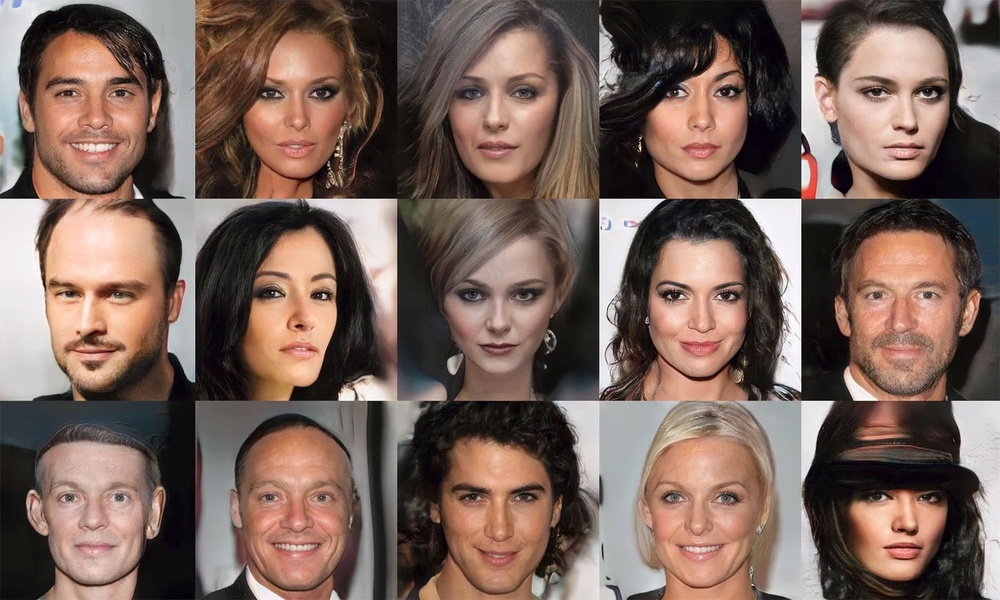
#> input picture lab02/petapixel6.jpg, 1000 x 600 px, shrunk from 1600 x 960 before the run
$ python -i lab02_kaggle.py   (imports and definitions only)
#> lines starting #> are read from the running program, lines starting #| are printed output that depends on the picture; after the words box and inside, x2 and y2 are one past the last pixel; in counts of white or black regions, pixels touching at a corner belong together
import os
import cv2
import urllib.request
import matplotlib.pyplot as plt

# 1. --- Перевірка версії OpenCV ---
# [1 line not run here, left out]

# --- Завантаження файлів з GitHub у робочу директорію Kaggle ---
base_url = "https://raw.githubusercontent.com/YuHryshchenko/zpi-zp41_ai_image_processing_HryshchenkoYuliia_KPI_2026/main/lab02/"

files_to_download = {
    "petapixel6.jpg": "petapixel6.jpg",
    "39837-424360872_medium.mp4": "39837-424360872_medium.mp4",
    "2121-155244120_medium.mp4": "2121-155244120_medium.mp4",
    "haarcascade_frontalface_default.xml": "haarcascade_frontalface_default.xml",
    "haarcascade_eye.xml": "haarcascade_eye.xml",
    "haarcascade_smile.xml": "haarcascade_smile.xml",
    "haarcascade_fullbody.xml": "haarcascade_fullbody.xml"
}

# [5 lines not run here, left out]

# --- Ініціалізація каскадів ---
face_cascade = cv2.CascadeClassifier('haarcascade_frontalface_default.xml')
eye_cascade = cv2.CascadeClassifier('haarcascade_eye.xml')
smile_cascade = cv2.CascadeClassifier('haarcascade_smile.xml')
body_cascade = cv2.CascadeClassifier('haarcascade_fullbody.xml')

def process_photo(image_path):
#> called with image_path = 'petapixel6.jpg'
    img = cv2.imread(image_path)
#> img is the input picture: shape (600, 1000, 3); mean B, G, R 90, 99, 120.4
    if img is None:
        print(f"Помилка: Файл {image_path} не знайдено.")
        return None

    gray = cv2.cvtColor(img, cv2.COLOR_BGR2GRAY)
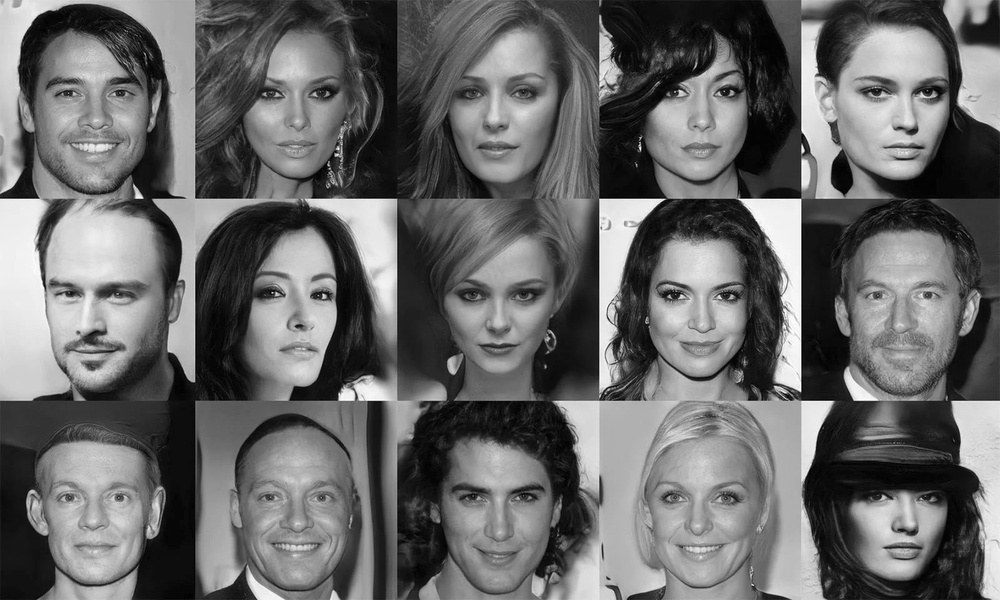
#> gray: shape (600, 1000); min 0, max 255, mean 104.4

    faces = face_cascade.detectMultiScale(gray, 1.3, 5)
#> faces = 15 rows, first 6: [236, 49, 121, 121], [837, 44, 129, 129], [431, 42, 135, 135], [640, 52, 121, 121], [236, 247, 124, 124], [639, 249, 121, 121]
    print(f"Знайдено осіб на фото '{image_path}': {len(faces)}")
#| Знайдено осіб на фото 'petapixel6.jpg': 15

    for (x, y, w, h) in faces:
        cv2.rectangle(img, (x, y), (x+w, y+h), (255, 0, 0), 2)
        roi_gray = gray[y:y+h, x:x+w]
        roi_color = img[y:y+h, x:x+w]

        eyes = eye_cascade.detectMultiScale(roi_gray)
        for (ex, ey, ew, eh) in eyes:
            cv2.rectangle(roi_color, (ex, ey), (ex+ew, ey+eh), (0, 255, 255), 2)

        smiles = smile_cascade.detectMultiScale(roi_gray, 1.8, 20)
        for (sx, sy, sw, sh) in smiles:
            cv2.rectangle(roi_color, (sx, sy), (sx+sw, sy+sh), (0, 0, 255), 2)
#> this loop made 15 passes
#> (x, y, w, h, eyes) on passes 1, 2, 3, 4, 6, 7, 9, 10, 11, 13, 14, 15: (236, 49, 121, 121, [[70, 26, 34, 34], [22, 31, 28, 28]]), (837, 44, 129, 129, [[74, 31, 34, 34], [20, 30, 35, 35]]), (431, 42, 135, 135, [[26, 36, 31, 31], [75, 33, 34, 34]]), (640, 52, 121, 121, [[25, 27, 26, 26], [70, 24, 31, 31]]), (639, 249, 121, 121, [[18, 31, 31, 31], [71, 31, 32, 32]]), (32, 448, 126, 126, [[21, 33, 32, 32], [70, 31, 34, 34]]), (637, 451, 123, 123, [[17, 29, 34, 34], [72, 29, 35, 35]]), (434, 450, 129, 129, [[74, 32, 29, 29], [22, 33, 30, 30]]), (842, 455, 120, 120, [[75, 32, 22, 22]]), (427, 241, 140, 140, [[30, 39, 30, 30], [80, 38, 32, 32]]), (835, 243, 133, 133, [[26, 38, 28, 28], [75, 35, 32, 32]]), (17, 236, 149, 149, [[33, 40, 35, 35], [72, 35, 45, 45]])
#> (x, y, w, h, eyes, smiles) on passes 8, 12: (234, 450, 128, 128, [[70, 30, 33, 33], [20, 32, 29, 29]], [[32, 81, 65, 32]]), (28, 44, 134, 134, [[24, 36, 27, 27], [75, 34, 30, 30]], [[35, 86, 65, 32]])
#> pass 1, in process_photo, `roi_gray = gray[y:y+h, x:x+w]`:
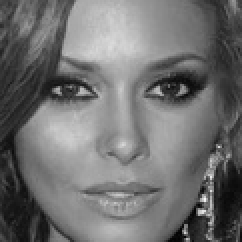
#> roi_gray: shape (121, 121) (shown 2 times larger); min 3, max 247, mean 112.2
#> pass 1, in process_photo, `roi_color = img[y:y+h, x:x+w]`:
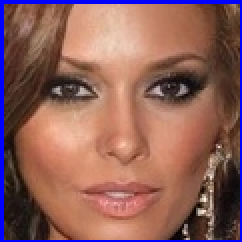
#> roi_color: shape (121, 121, 3) (shown 2 times larger); mean B, G, R 90.4, 96.9, 142
#> pass 2, in process_photo, `roi_color = img[y:y+h, x:x+w]`:
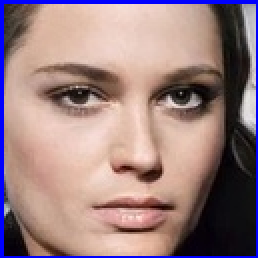
#> roi_color: shape (129, 129, 3) (shown 2 times larger); mean B, G, R 128.2, 127.6, 154.5
#> after the loop:
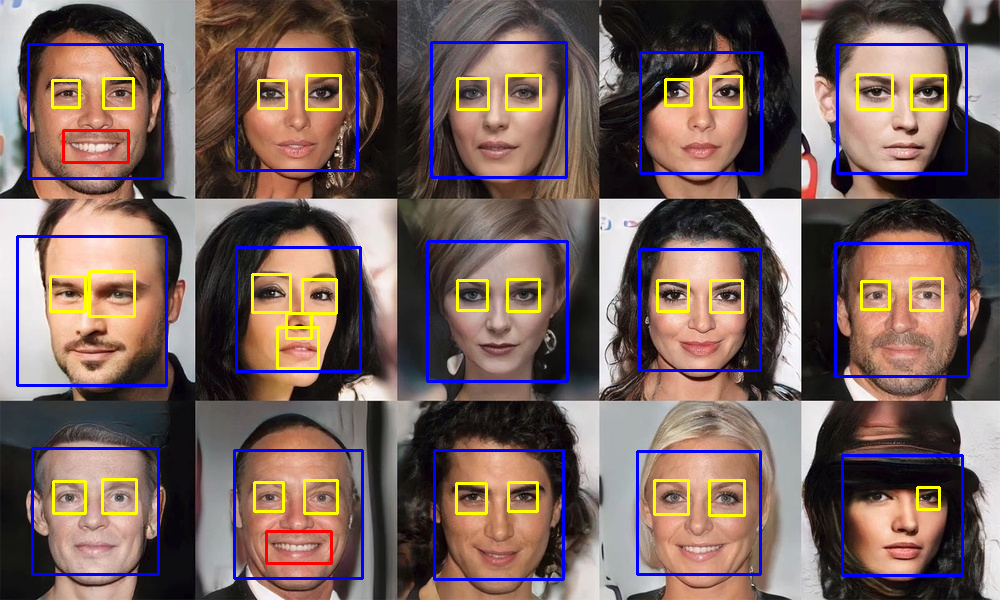
#> img: shape (600, 1000, 3); 6% of pixels changed, all inside (x1, y1, x2, y2) = (16, 41, 970, 581)
#> after the loop:
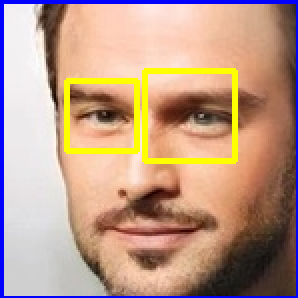
#> roi_color: shape (149, 149, 3) (shown 2 times larger); mean B, G, R 136.1, 155.4, 189.1
#> after the loop:
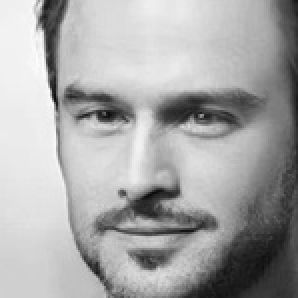
#> roi_gray: shape (149, 149) (shown 2 times larger); min 10, max 254, mean 167.5

    return cv2.cvtColor(img, cv2.COLOR_BGR2RGB)

def process_video_samples(video_path, num_samples=3):
#> (the run stopped early here; a loop or call above may not have finished)
